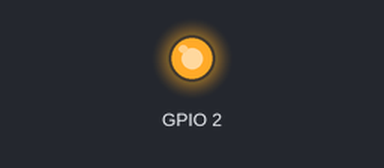
Bench run of a sketch on a simulated ESP32. Parts: output pins drawn as LEDs (lit = HIGH).

Above: at 1.3 s.
At 4.85 s:
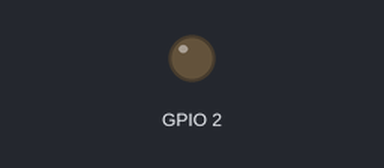
Timing chart, 0 to 5.3 s (numbered marks = the images above):
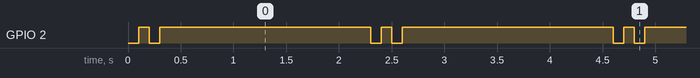

The sketch:

Exercise_01_Strobe_Light.ino
```cpp
/*
 * Hibiscus Sense - Exercise 01 Strobe Light
 *
 * There is 1x blue LED.
 * This LED is connected to GPIO2 of ESP32 microcontroller.
 * The circuit is an active-low circuit, therefore we need to pull the pins LOW,
 * in order to complete the circuit to the GND.
 *
 * Therefore in the sketch,
 * we need to call LOW state in the digitalWrite function, to light ON the LED,
 * while call HIGH state, to light OFF the LED.
 *
 */

void setup() {
  // declaring GPIO2 as an OUTPUT pin.
  pinMode(2, OUTPUT);

}

void loop() {
  // strobe light effect, such on the aeroplane.
  digitalWrite(2, LOW);
  delay(100);
  digitalWrite(2, HIGH);
  delay(100);

  digitalWrite(2, LOW);
  delay(100);
  digitalWrite(2, HIGH);
  delay(2000);

}
```

Measured:
- by itself, GPIO 2: repeats every 2.3 s: LOW 0.10 s, HIGH 2.0 s, LOW 0.10 s, HIGH 0.10 s
